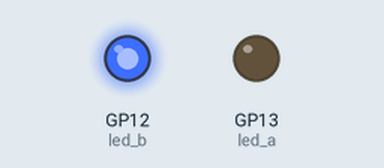
Recording of a program running on a simulated Raspberry Pi Pico running MicroPython. Shown: output pins drawn as LEDs (lit = HIGH). Threads take turns every 2 ms.

Above: at 0.1 s.
Timing chart, 0 to 1.6 s (numbered marks = the images above):
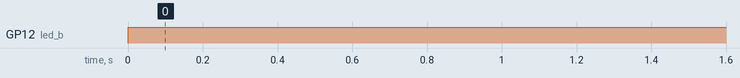

The program:

twocores.py
```python
import machine
import utime
import _thread

led_a = machine.Pin(13, machine.Pin.OUT)
led_b = machine.Pin(12, machine.Pin.OUT)

# baton is an analogy from the "estafeta" in a human race
baton = _thread.allocate_lock()


def led_a_thread():
    while True:
        # request thread manager to reserve variables
        baton.acquire()
        led_a.value(1)
        utime.sleep(1)
        led_a.value(0)
        # say at thread manager that we finish and we will not use this vars anymore
        baton.release()


# second thread code
_thread.start_new_thread(led_a_thread, ())


# main thread work
while True:
    baton.acquire()
    led_b.value(1)
    utime.sleep(1)
    led_b.value(0)
    baton.release()
```

Measured:
- by itself, GP12 (led_b): LOW → HIGH at 0.00 s
